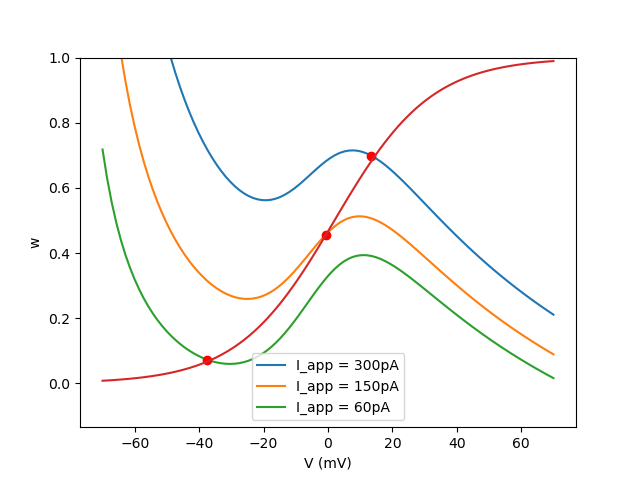

Generate this figure with Python:
from scipy.integrate import solve_ivp
from scipy.optimize import fsolve
import numpy as np
import matplotlib.pyplot as plt



###

C = 20 #micro F/cm^2
V_K = - 84 #mV
g_K = 8 #mS/cm^2
V_Ca = 120 #mV
g_Ca = 4.4 #mS/cm^2
V_L = -60 #mV
g_L = 2 #mS/cm^2
v1 = -1.2 #mV
v2 = 18 #mV
v3 = 2 #mV
v4 = 30 #mV
phi = 0.04 #per ms




def Vdotzero(V, I_app=300):
    
    
    m_inf = 0.5*(1 + np.tanh((V - v1)/v2))
    
    tau = 1/np.cosh((V - v3)/(2*v4))

    
    w= ( g_Ca * m_inf * (V - V_Ca) +g_L *(V - V_L) - I_app)/(- g_K * ( V - V_K))
        
    
    return w


def wdotzero(V):
    w_inf = 0.5*(1 + np.tanh((V - v3)/v4))
    return w_inf


V = np.linspace(-70, 70, 100)

wdotzero = wdotzero(V)

I_app = [300, 150, 60]


fig, ax = plt.subplots()

for i in I_app:
    Vdot= Vdotzero(V, I_app=i)
    ax.plot(V, Vdot, label= f"I_app = {i}pA")



ax.plot(V, wdotzero)
ax.legend()
plt.ylim(top = 1)
plt.xlabel("V (mV)")
plt.ylabel("w")


plt.savefig("nullclines.png")


I_app = np.linspace(0, 300, 100)


